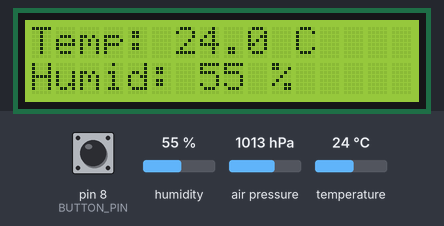
Bench run of a sketch on a simulated Arduino Uno, built with avr-gcc and run on an emulated ATmega328P. Shown: 16×2 character LCD. Inputs (shaded band) come from the test bench; at power-on: pin 8 (BUTTON_PIN) HIGH, air pressure 1013 hPa, humidity 55 %, temperature 24 °C.

Above: at 1.2 s.
1.3 s: pin 8 (BUTTON_PIN) pulled LOW for 0.6 s
At 2.6 s:
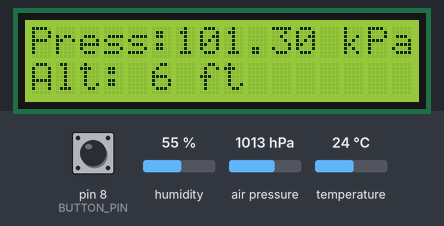
3.4 s: air pressure set to 952 hPa
At 4.4 s:
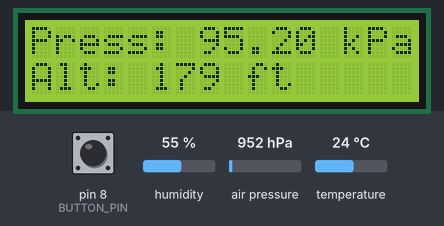
5.1 s: air pressure set to 975 hPa
At 5.5 s:
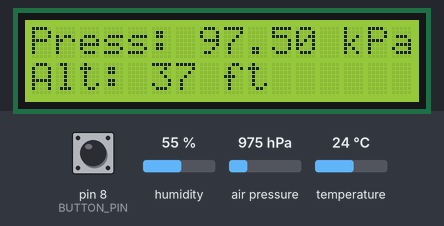
6.6 s: air pressure set to 1000 hPa
At 7.8 s:
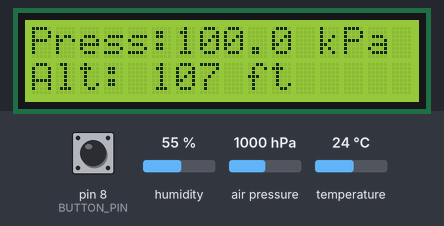
8.2 s: pin 8 (BUTTON_PIN) pulled LOW for 1 s
At 8.8 s:
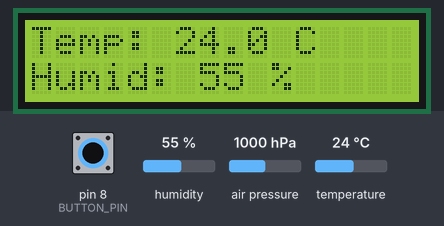
10.7 s: humidity set to 22 %
At 11.3 s:
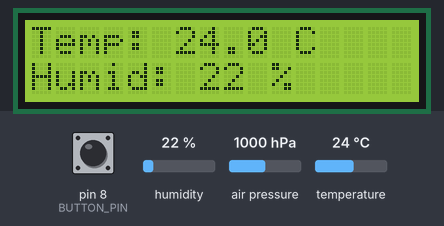
Timing chart, 0 to 13.7 s (numbered marks = the images above; inputs shaded):
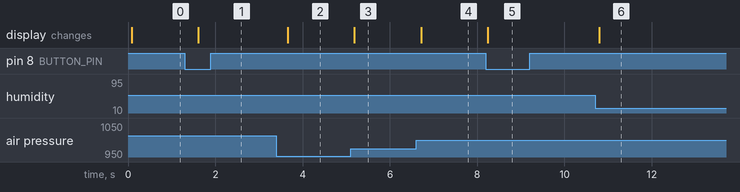

The sketch:

WeatherMon.ino
```cpp
/* ClimateMonitor.ino
 * Uses a BME280 to monitor temp, pressure, and humidity
 *
 * Vladimir Samokhin
 */

#include <LiquidCrystal.h>
#include <stdint.h>
#include "BMEInterface.h"

#define BUTTON_PIN 8
#define NUM_MODES 2
#define DELAY 500

BMEInterface* BMEsensor;
LiquidCrystal lcd(7,6,5,4,3,2);

char displayMode = 0;
char buttonPress = 0;

void setup() {
	pinMode(BUTTON_PIN, INPUT_PULLUP);
	lcd.begin(16,2);
	lcd.clear();

  BMEsensor = new BMEInterface();
}

void loop() {
	// Interrogate input
	BMEsensor->poll();

	// Update mode if nessisary
	if(digitalRead(BUTTON_PIN) == 0) {
		if(buttonPress == 0) {
			buttonPress = 1;
			displayMode++;
		}
	}
	else {
		buttonPress = 0;
	}

	if(displayMode >= NUM_MODES) {
		displayMode = 0;
	}

	lcd.clear();
	switch (displayMode) {
		case 0:
			lcd.setCursor(0,0);
			lcd.print("Temp: ");
			lcd.print((uint32_t)BMEsensor->tempC);
			lcd.print(".");
			lcd.print((uint32_t)(BMEsensor->tempC*10)%10);
			lcd.print(" C");

			lcd.setCursor(0,1);
			lcd.print("Humid: ");
			lcd.print((uint8_t)BMEsensor->humidPct);
			lcd.print(" %");
			break;
		case 1:
			lcd.setCursor(0,0);
			lcd.print("Press:");
			if(BMEsensor->pressPa < 100000) {
				lcd.print(" ");
			}
			lcd.print((uint32_t)BMEsensor->pressPa/1000);
		  lcd.print(".");
		  lcd.print((uint32_t)BMEsensor->pressPa/10 %100);
			lcd.print(" kPa");

			lcd.setCursor(0,1);
			lcd.print("Alt: ");
			lcd.print((uint8_t)BMEsensor->altFt);
			lcd.print(" ft");
	}
	delay(DELAY);
}
```

BMEInterface.cpp
```cpp
/* BMEInterface.cpp
 *
 * More user friendly interface to sparkfun's bme library
 */

#include "BMEInterface.h"

BMEInterface::BMEInterface() {
	pressPa = 0;
	humidPct = 0;
	tempC = 0;
	altFt = 0;


	//***Driver settings********************************//
	//commInterface can be I2C_MODE or SPI_MODE
	//specify chipSelectPin using arduino pin names
	//specify I2C address.  Can be 0x77(default) or 0x76

	//For I2C, enable the following and disable the SPI section
	BMESensor.settings.commInterface = I2C_MODE;
	BMESensor.settings.I2CAddress = 0x77;

	//For SPI enable the following and dissable the I2C section
	//BMESensor.settings.commInterface = SPI_MODE;
	//BMESensor.settings.chipSelectPin = 10;


	//***Operation settings*****************************//

	//renMode can be:
	//  0, Sleep mode
	//  1 or 2, Forced mode
	//  3, Normal mode
	BMESensor.settings.runMode = 3; //Forced mode

	//tStandby can be:
	//  0, 0.5ms
	//  1, 62.5ms
	//  2, 125ms
	//  3, 250ms
	//  4, 500ms
	//  5, 1000ms
	//  6, 10ms
	//  7, 20ms
	BMESensor.settings.tStandby = 0;

	//filter can be off or number of FIR coefficients to use:
	//  0, filter off
	//  1, coefficients = 2
	//  2, coefficients = 4
	//  3, coefficients = 8
	//  4, coefficients = 16
	BMESensor.settings.filter = 0;

	//tempOverSample can be:
	//  0, skipped
	//  1 through 5, oversampling *1, *2, *4, *8, *16 respectively
	BMESensor.settings.tempOverSample = 1;

	//pressOverSample can be:
	//  0, skipped
	//  1 through 5, oversampling *1, *2, *4, *8, *16 respectively
    BMESensor.settings.pressOverSample = 1;

	//humidOverSample can be:
	//  0, skipped
	//  1 through 5, oversampling *1, *2, *4, *8, *16 respectively
	BMESensor.settings.humidOverSample = 1;

	BMESensor.begin();

	delay(10);  //Use delay if reading directly after .begin is called.  BME280 requires 2ms to start up.
}

void BMEInterface::poll() {
	pressPa = BMESensor.readFloatPressure();
	humidPct = BMESensor.readFloatHumidity();
	tempC = BMESensor.readTempC();
	altFt = BMESensor.readFloatAltitudeFeet();
}
```

BMEInterface.h
```cpp
/* BMEInterface.h
 *
 * More user friendly interface to sparkfun's bme library
 */

#ifndef BMEINTRERFACE_H
#define BMEINTRERFACE_H

#include "SparkFunBME280.h"
#include "Wire.h"
#include "Arduino.h"

class BMEInterface
{
	public:
		BMEInterface();
		void poll();
		float pressPa;
		float humidPct;
		float tempC;
		float altFt;
	private:
		BME280 BMESensor;
};


#endif
```

Measured:
- after the input at 1.3 s, the display: changes after 0.31 s (image 1)
- after the input at 3.4 s, the display: changes after 0.25 s (image 2)
- after the input at 5.1 s, the display: changes after 0.09 s (image 3)
- after the input at 6.6 s, the display: changes after 0.12 s (image 4)
- after the input at 8.2 s, the display: changes after 0.05 s (image 5)
- after the input at 10.7 s, the display: changes after 0.10 s (image 6)
